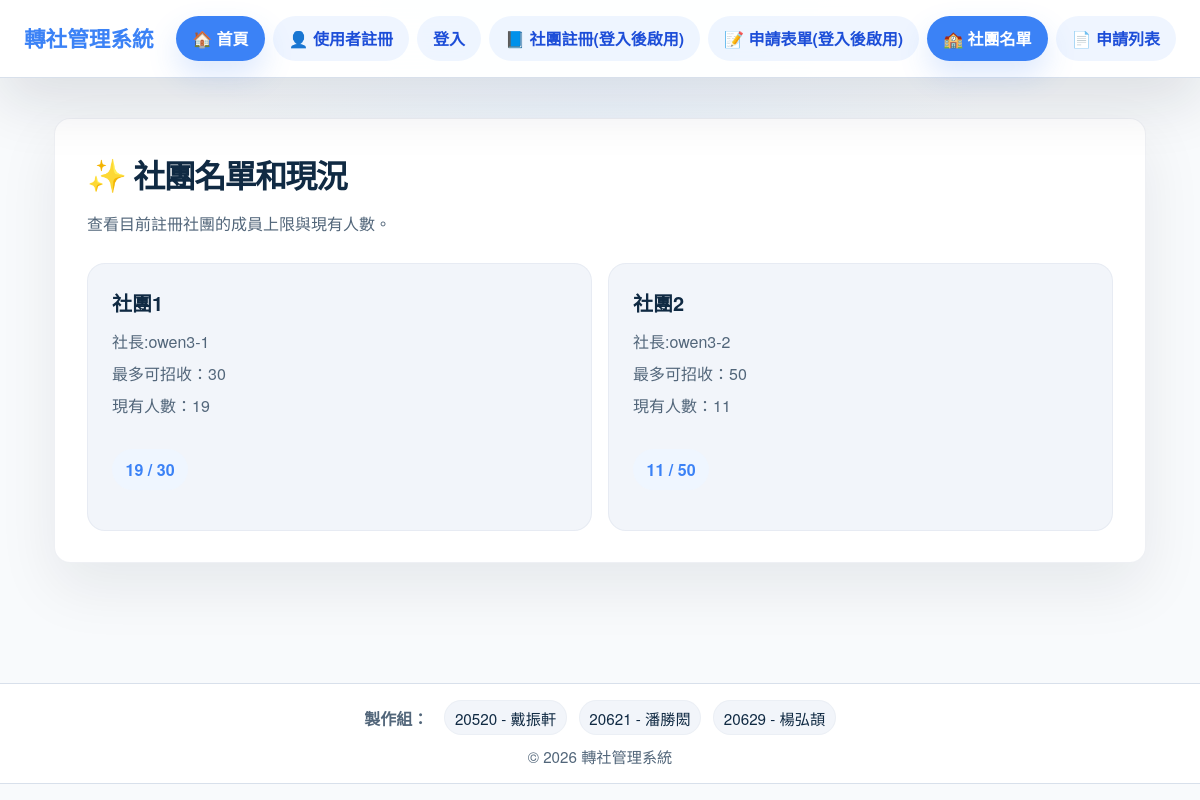
Page /form/club/ on the committed database.
### club/models.py (models this page shows, shortened)
class Club(models.Model):
    club_name = models.CharField('社團名稱' , max_length=64)
    max_people_num = models.IntegerField('社團人數上限' , default=0)
    now_people_num = models.IntegerField('社團現有人數' , default=0, validators=[MinValueValidator(1),MaxValueValidator(512)])

class User(AbstractUser):
    class Rank(models.IntegerChoices):
        lv1 = 1 #最高權限管理人
        lv2 = 2 #校方人員:可進行除了任命1級人員和更改後台之外的所有動作
        lv3 = 3 #社長:只比4級人員多了可以對所屬社團的聲請表單進行認證的功能
        lv4 = 4 #一班學生:只能進行表單填寫和瀏覽
    us_rank = models.IntegerField('權限等級劃分' , choices=Rank.choices, default=Rank.lv4)
    club = models.ForeignKey(Club, on_delete=models.SET_NULL, null=True, blank=True, verbose_name='所屬社團')  #AI提供的版本，以便解決少數帳號能在沒有社團的狀況下建立

### club/views.py (the view)
# urls.py: path("club/", Clublist.as_view(), name='club_list'),
class Clublist(ListView):
    model = Club
    def get_context_data(self, **kwargs):
        ctx = super().get_context_data(**kwargs)
        ctx['club_list'] = list(Club.objects.all())
        for club in ctx['club_list']:
            chief = club.user_set.filter(us_rank = 3)[:1]
            club.chief = chief[0].username if chief else ""
        return ctx

### templates/club/club_list.html (shortened to what this page needs)
{% extends 'base.html' %}
{% block main %}
<section class="panel">
    <div class="panel-header">
        <h1>社團名單和現況</h1>
        <p>查看目前註冊社團的成員上限與現有人數。</p>
    </div>
    <div class="card-grid">
        {% for cl in club_list %}
        <article class="club-card">
            <h2>{{ cl.club_name }}</h2>
            <div class="club-meta">
                <span>社長:{{ cl.chief }}</span>
                <span>最多可招收：{{ cl.max_people_num }}</span>
                <span>現有人數：{{ cl.now_people_num }}</span>
            </div>
            <p class="club-status">{{ cl.now_people_num|default:0 }} / {{ cl.max_people_num|default:0 }}</p>
        </article>
        {% endfor %}
    </div>
</section>
{% endblock %}

### templates/css.css (style rules this page uses)
:root { color-scheme: light; --bg: #f8fafc; --surface: #ffffff; --surface-strong: #f2f5fa; --border: #d8e0eb; --text: #102a43; --muted: #52667a; --accent: #3b82f6; --accent-soft: #eff6ff; --success: #16a34a; --danger: #dc2626; --radius: 16px; --shadow: 0 24px 60px rgba(15, 23, 42, 0.08); }
* { box-sizing: border-box; }
html { scroll-behavior: smooth; }
body { margin: 0; min-height: 100vh; font-family: 'Noto Sans TC', 'Helvetica Neue', Arial, sans-serif; background: radial-gradient(circle at top, #eef6ff 0%, var(--bg) 40%); color: var(--text); }
.panel-header h1::before { content: '✨'; display: inline-block; margin-right: 0.5rem; transform: translateY(-1px); }
.summary-card .summary-label, .empty-state p, .club-card h2 { display: inline-flex; align-items: center; gap: 0.5rem; }
.panel { background: var(--surface); border: 1px solid rgba(148, 163, 184, 0.16); border-radius: var(--radius); box-shadow: var(--shadow); padding: 2rem; margin-bottom: 2rem; }
.panel-header { margin-bottom: 1.5rem; }
.panel-header h1 { margin: 0; font-size: clamp(2rem, 2.5vw, 2.5rem); letter-spacing: -0.05em; }
.panel-header p { margin: 0.75rem 0 0; color: var(--muted); line-height: 1.8; }
.summary-grid, .card-grid { display: grid; gap: 1rem; }
.summary-card, .club-card { background: var(--surface-strong); border: 1px solid rgba(148, 163, 184, 0.12); border-radius: 18px; padding: 1.5rem; }
.card-grid { grid-template-columns: repeat(auto-fit, minmax(240px, 1fr)); }
.club-card h2 { margin: 0 0 0.75rem; font-size: 1.25rem; }
.club-meta { display: grid; gap: 0.5rem; margin-bottom: 1rem; color: var(--muted); }
.club-status { display: inline-flex; align-items: center; padding: 0.55rem 0.85rem; border-radius: 999px; background: var(--accent-soft); color: var(--accent); font-weight: 700; }
.reveal { opacity: 0; transform: translateY(16px); transition: opacity 0.65s ease-out, transform 0.65s ease-out; }
.reveal.active { opacity: 1; transform: translateY(0); }
.panel, .hero-panel, .table-panel, .empty-state, .summary-card, .club-card { will-change: transform, opacity; }

### rows in the picture
Club: club_name "社團1", chief "owen3-1", max_people_num "30", now_people_num "19"
Club: club_name "社團2", chief "owen3-2", max_people_num "50", now_people_num "11"
